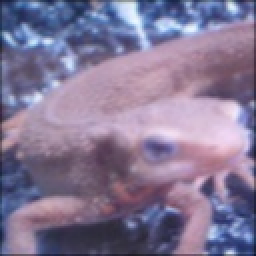
//> input picture question_11-20/answers_image/answer_11.jpg, 128 x 128 px (shown 2 times larger)
$ ./question17 ../answers_image/answer_11.jpg   (built with g++ and OpenCV 4)
//> lines starting //> are read from the running program, lines starting //| are printed output that depends on the picture
#include <iostream>
#include <opencv2/core/core.hpp>
#include <opencv2/highgui/highgui.hpp>

/***
 * @description: Laplacian滤波器 对图像亮度进行二次微分用于边缘检测
 * @param image 输入图片
 * @param ksize 滤波器的大小
 * @return Mat
 * | 0  1  0 |
 * | 1 -4  1 |
 * | 0  1  0 |
 */
cv::Mat Laplacian_filter(cv::Mat image, cv::Size ksize);

int main(int argc, char const *argv[])
{
    cv::Mat image = imread(argv[1], cv::IMREAD_GRAYSCALE);
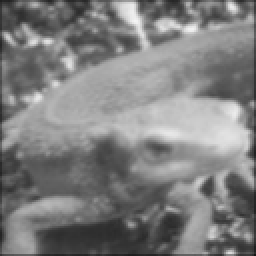
//> image: 128 rows x 128 cols, CV_8UC1 (shown 2 times larger); min 21, max 245, mean 126.8
    cv::Mat out = Laplacian_filter(image, cv::Size(3, 3));
    imshow("image", image);
    imshow("out", out);
    cv::waitKey(0);
    cv::destroyAllWindows();
    return 0;
}

cv::Mat Laplacian_filter(cv::Mat image, cv::Size ksize)
{
//> called with ksize = Size(3, 3)
    int width = image.cols;
//> width = 128
    int height = image.rows;
//> height = 128

    cv::Mat out = cv::Mat::zeros(height, width, CV_8UC1);
    cv::Mat fliter = cv::Mat::zeros(ksize, CV_8SC1);
//> fliter = [[0, 0, 0], [0, 0, 0], [0, 0, 0]]
    fliter.at<char>(1, 0) = 1;
//> fliter = [[0, 0, 0], [1, 0, 0], [0, 0, 0]]
    fliter.at<char>(0, 1) = 1;
//> fliter = [[0, 1, 0], [1, 0, 0], [0, 0, 0]]
    fliter.at<char>(1, 1) = -4;
//> fliter = [[0, 1, 0], [1, -4, 0], [0, 0, 0]]
    fliter.at<char>(1, 2) = 1;
//> fliter = [[0, 1, 0], [1, -4, 1], [0, 0, 0]]
    fliter.at<char>(2, 1) = 1;
//> fliter = [[0, 1, 0], [1, -4, 1], [0, 1, 0]]

    int center = (ksize.height - 1) / 2;
//> center = 1
    for (int j = 0; j < height; j++)
    {
        for (int i = 0; i < width; i++)
        {
            double temp = 0;
            for (int _j = -center; _j < (center + 1); _j++)
            {
                for (int _i = -center; _i < (center + 1); _i++)
                {
                    if (((j + _j) >= 0) && ((i + _i) >= 0) && ((j + _j) < height) && ((i + _i) < width))
                    {
                        temp += image.at<uchar>(j + _j, i + _i) * fliter.at<char>(_j + center, _i + center);

                    }
                }
            }
            temp = fmax(temp, 0);
            temp = fmin(temp, 255);
            out.at<uchar>(j, i) = uchar(temp);
        }

    }
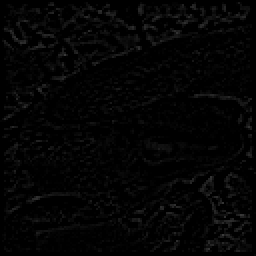
//> out: 128 rows x 128 cols, CV_8UC1 (shown 2 times larger); min 0, max 59, mean 4.2
    return out;
}

$ run again, on question_11-20/answers_image/answer_13.jpg
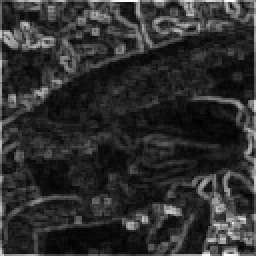
//> input picture question_11-20/answers_image/answer_13.jpg, 128 x 128 px (shown 2 times larger)
//> image is the input picture: 128 rows x 128 cols, CV_8UC1; min 1, max 255, mean 46.8
//> in Laplacian_filter, `cv::Mat fliter = cv::Mat::zeros(ksize, CV_8SC1);`: fliter = [[0, 0, 0], [0, 0, 0], [0, 0, 0]]
//> in Laplacian_filter, `fliter.at<char>(1, 0) = 1;`: fliter = [[0, 0, 0], [1, 0, 0], [0, 0, 0]]
//> in Laplacian_filter, `fliter.at<char>(0, 1) = 1;`: fliter = [[0, 1, 0], [1, 0, 0], [0, 0, 0]]
//> in Laplacian_filter, `fliter.at<char>(1, 1) = -4;`: fliter = [[0, 1, 0], [1, -4, 0], [0, 0, 0]]
//> in Laplacian_filter, `fliter.at<char>(1, 2) = 1;`: fliter = [[0, 1, 0], [1, -4, 1], [0, 0, 0]]
//> in Laplacian_filter, `fliter.at<char>(2, 1) = 1;`: fliter = [[0, 1, 0], [1, -4, 1], [0, 1, 0]]
//> center = 1
//> after the loop in Laplacian_filter, `for (int j = 0; j < height; j++)`:
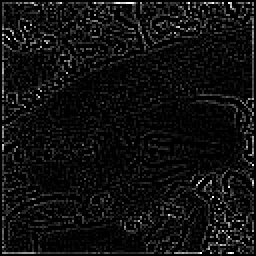
//> out: 128 rows x 128 cols, CV_8UC1 (shown 2 times larger); min 0, max 255, mean 16.1

$ run again, on question_11-20/answers_image/answer_17.jpg
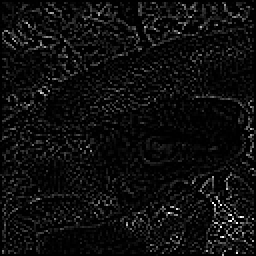
//> input picture question_11-20/answers_image/answer_17.jpg, 128 x 128 px (shown 2 times larger)
//> image is the input picture: 128 rows x 128 cols, CV_8UC1; min 0, max 255, mean 14.1
//> in Laplacian_filter, `cv::Mat fliter = cv::Mat::zeros(ksize, CV_8SC1);`: fliter = [[0, 0, 0], [0, 0, 0], [0, 0, 0]]
//> in Laplacian_filter, `fliter.at<char>(1, 0) = 1;`: fliter = [[0, 0, 0], [1, 0, 0], [0, 0, 0]]
//> in Laplacian_filter, `fliter.at<char>(0, 1) = 1;`: fliter = [[0, 1, 0], [1, 0, 0], [0, 0, 0]]
//> in Laplacian_filter, `fliter.at<char>(1, 1) = -4;`: fliter = [[0, 1, 0], [1, -4, 0], [0, 0, 0]]
//> in Laplacian_filter, `fliter.at<char>(1, 2) = 1;`: fliter = [[0, 1, 0], [1, -4, 1], [0, 0, 0]]
//> in Laplacian_filter, `fliter.at<char>(2, 1) = 1;`: fliter = [[0, 1, 0], [1, -4, 1], [0, 1, 0]]
//> center = 1
//> after the loop in Laplacian_filter, `for (int j = 0; j < height; j++)`:
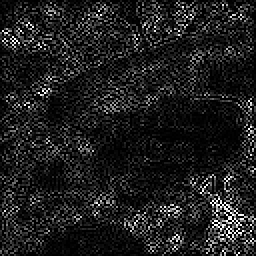
//> out: 128 rows x 128 cols, CV_8UC1 (shown 2 times larger); min 0, max 255, mean 30.5

$ run again, on question_11-20/answers_image/answer_18.jpg
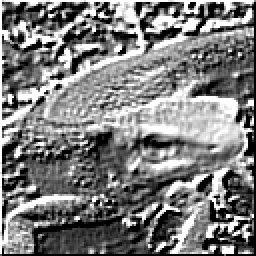
//> input picture question_11-20/answers_image/answer_18.jpg, 128 x 128 px (shown 2 times larger)
//> image is the input picture: 128 rows x 128 cols, CV_8UC1; min 0, max 255, mean 124.3
//> in Laplacian_filter, `cv::Mat fliter = cv::Mat::zeros(ksize, CV_8SC1);`: fliter = [[0, 0, 0], [0, 0, 0], [0, 0, 0]]
//> in Laplacian_filter, `fliter.at<char>(1, 0) = 1;`: fliter = [[0, 0, 0], [1, 0, 0], [0, 0, 0]]
//> in Laplacian_filter, `fliter.at<char>(0, 1) = 1;`: fliter = [[0, 1, 0], [1, 0, 0], [0, 0, 0]]
//> in Laplacian_filter, `fliter.at<char>(1, 1) = -4;`: fliter = [[0, 1, 0], [1, -4, 0], [0, 0, 0]]
//> in Laplacian_filter, `fliter.at<char>(1, 2) = 1;`: fliter = [[0, 1, 0], [1, -4, 1], [0, 0, 0]]
//> in Laplacian_filter, `fliter.at<char>(2, 1) = 1;`: fliter = [[0, 1, 0], [1, -4, 1], [0, 1, 0]]
//> center = 1
//> after the loop in Laplacian_filter, `for (int j = 0; j < height; j++)`:
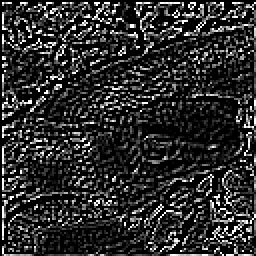
//> out: 128 rows x 128 cols, CV_8UC1 (shown 2 times larger); min 0, max 255, mean 45.3
